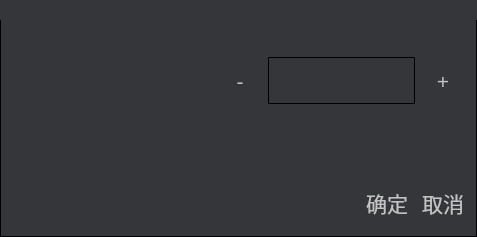
<?xml version="1.0" encoding="UTF-8"?>
<ui version="4.0">
 <class>Dlg_GlbSpd</class>
 <widget class="QDialog" name="Dlg_GlbSpd">
  <property name="geometry">
   <rect>
    <x>0</x>
    <y>0</y>
    <width>477</width>
    <height>237</height>
   </rect>
  </property>
  <property name="windowTitle">
   <string>Dialog</string>
  </property>
  <property name="styleSheet">
   <string notr="true">*{
font: 14pt;
font-family: &quot;微软雅黑&quot;;
}

QWidget {
color: #c2c2c3;
background: #343639;
}

QDialog {
border:1px solid black;
border-radius:1px;
}

#titleFrame {
border: no;
min-height: 20px;
background: url(&quot;:/Res/image/title_bar.png&quot;);
}

#spdWidget {
min-width: 200px;
min-height: 200px;
}

QLineEdit {
  color: black;
background: qlineargradient(
  x1:0, y1:0, x2:0, y2:1,
  stop:0 gray,
  stop: 0.2 white
  stop:1 white
 );
 border-radius: 1px;
 border: 1px solid black;
 min-height: 45px;
}

QPushButton {
border: no;
font: 16pt;
outline: no;
min-width: 50px;
min-height: 50px;
image: url(&quot;:/Res/image/button_50x50_normal.png&quot;);
}

QPushButton:pressed {
color: black;
font: 16pt;
border: no;
min-width: 50px;
min-height: 50px;
image: url(&quot;:/Res/image/button_50x50_active.png&quot;);
}

QPushButton[objectName=&quot;btnOk&quot;] {
border: no;
min-width: 80px;
min-height: 50px;
image: url(&quot;:/Res/image/button_80x50_normal.png&quot;);
}

QPushButton[objectName=&quot;btnOk&quot;]:pressed {
border: no;
min-width: 80px;
min-height: 50px;
image: url(&quot;:/Res/image/button_80x50_active.png&quot;);
}

QPushButton[objectName=&quot;btnCancel&quot;] {
border: no;
min-width: 80px;
min-height: 50px;
image: url(&quot;:/Res/image/button_80x50_normal.png&quot;);
}

QPushButton[objectName=&quot;btnCancel&quot;]:pressed {
border: no;
min-width: 80px;
min-height: 50px;
image: url(&quot;:/Res/image/button_80x50_active.png&quot;);
}</string>
  </property>
  <layout class="QVBoxLayout" name="verticalLayout_2">
   <property name="leftMargin">
    <number>0</number>
   </property>
   <property name="topMargin">
    <number>0</number>
   </property>
   <property name="rightMargin">
    <number>0</number>
   </property>
   <property name="bottomMargin">
    <number>0</number>
   </property>
   <item>
    <widget class="QFrame" name="titleFrame">
     <property name="frameShape">
      <enum>QFrame::StyledPanel</enum>
     </property>
     <property name="frameShadow">
      <enum>QFrame::Raised</enum>
     </property>
    </widget>
   </item>
   <item>
    <layout class="QHBoxLayout" name="horizontalLayout_3">
     <property name="leftMargin">
      <number>9</number>
     </property>
     <property name="rightMargin">
      <number>9</number>
     </property>
     <property name="bottomMargin">
      <number>9</number>
     </property>
     <item>
      <widget class="QWidget" name="spdWidget" native="true"/>
     </item>
     <item>
      <layout class="QVBoxLayout" name="verticalLayout">
       <property name="topMargin">
        <number>30</number>
       </property>
       <item>
        <layout class="QHBoxLayout" name="horizontalLayout" stretch="1,10,1">
         <property name="spacing">
          <number>3</number>
         </property>
         <item>
          <widget class="QPushButton" name="btnSub">
           <property name="text">
            <string>-</string>
           </property>
           <property name="autoRepeat">
            <bool>true</bool>
           </property>
          </widget>
         </item>
         <item>
          <widget class="TLineEdit" name="leGlbSpd"/>
         </item>
         <item>
          <widget class="QPushButton" name="btnAdd">
           <property name="text">
            <string>+</string>
           </property>
           <property name="autoRepeat">
            <bool>true</bool>
           </property>
          </widget>
         </item>
        </layout>
       </item>
       <item>
        <spacer name="verticalSpacer">
         <property name="orientation">
          <enum>Qt::Vertical</enum>
         </property>
         <property name="sizeHint" stdset="0">
          <size>
           <width>20</width>
           <height>40</height>
          </size>
         </property>
        </spacer>
       </item>
       <item>
        <layout class="QHBoxLayout" name="horizontalLayout_2">
         <item>
          <spacer name="horizontalSpacer">
           <property name="orientation">
            <enum>Qt::Horizontal</enum>
           </property>
           <property name="sizeHint" stdset="0">
            <size>
             <width>40</width>
             <height>20</height>
            </size>
           </property>
          </spacer>
         </item>
         <item>
          <widget class="QPushButton" name="btnOk">
           <property name="text">
            <string>确定</string>
           </property>
          </widget>
         </item>
         <item>
          <widget class="QPushButton" name="btnCancel">
           <property name="text">
            <string>取消</string>
           </property>
          </widget>
         </item>
        </layout>
       </item>
      </layout>
     </item>
    </layout>
   </item>
  </layout>
 </widget>
 <customwidgets>
  <customwidget>
   <class>TLineEdit</class>
   <extends>QLineEdit</extends>
   <header>tlineedit.h</header>
  </customwidget>
 </customwidgets>
 <resources/>
 <connections/>
</ui>
